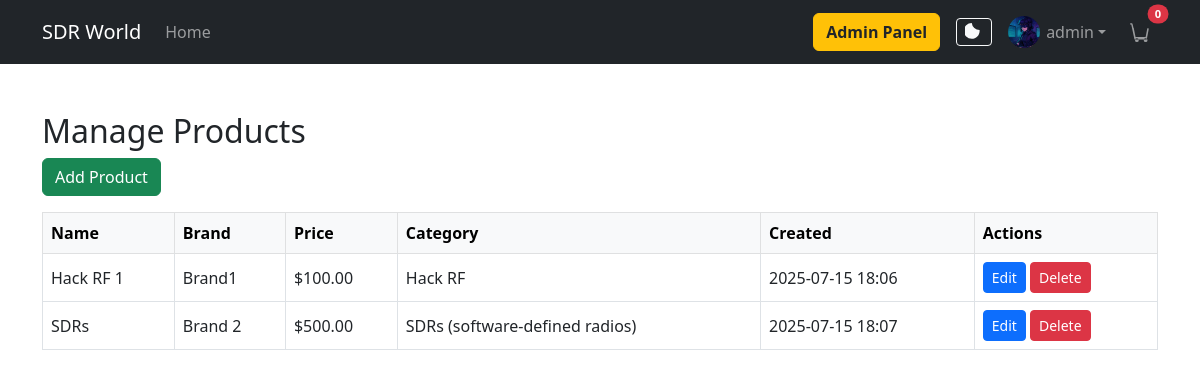
The page /adminpanel/products/ (signed in) on the database as committed earlier.
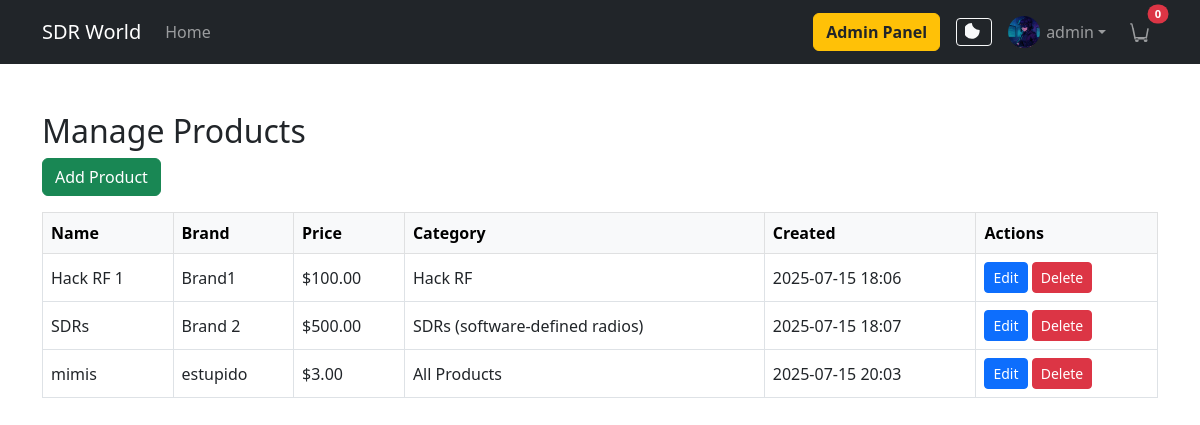
The same page on the database as committed later.
### accounts/models.py (models this page shows, shortened)
class UserProfile(models.Model):
    user = models.OneToOneField(User, on_delete=models.CASCADE)
    address = models.CharField(max_length=255, blank=True)
    phone = models.CharField(max_length=20, blank=True)
    avatar = models.ImageField(upload_to='avatars/', blank=True, null=True)

### products/models.py (models this page shows, shortened)
class Product(models.Model):
    name = models.CharField(max_length=200)
    brand = models.CharField(max_length=100)
    price = models.DecimalField(max_digits=10, decimal_places=2)
    description = models.TextField()
    image = models.ImageField(upload_to='products/')
    category = models.ForeignKey(Category, related_name='products', on_delete=models.CASCADE)
    created_at = models.DateTimeField(auto_now_add=True)

class Category(models.Model):
    name = models.CharField(max_length=100, unique=True)
    slug = models.SlugField(max_length=120, unique=True)
    parent = models.ForeignKey('self', null=True, blank=True, related_name='subcategories', on_delete=models.CASCADE)
    class Meta:
        verbose_name_plural = 'Categories'
    def __str__(self):
        return self.name

### adminpanel/views.py (the view)
# urls.py: path('products/', views.product_crud, name='product_crud'),
@user_passes_test(is_admin_or_editor)
def product_crud(request):
    products = Product.objects.all()
    form = ProductForm()
    categories = Category.objects.all()
    return render(request, 'adminpanel/product_crud.html', {'products': products, 'form': form, 'categories': categories})

### adminpanel/views.py (called while the page is built)
def is_admin_or_editor(user):
    return user.is_staff or user.is_superuser

### cart/context_processors.py (called while the page is built)
def cart_count(request):
    if request.user.is_authenticated:
        return {'cart_count': CartItem.objects.filter(user=request.user).count()}
    return {'cart_count': 0}

### templates/adminpanel/product_crud.html (shortened to what this page needs)
{% extends 'base.html' %}
{% load crispy_forms_tags %}
{% block content %}
<div class="container mt-5">
    <h2>Manage Products</h2>
    <button class="btn btn-success mb-3" data-bs-toggle="modal" data-bs-target="#addProductModal">Add Product</button>
    <table class="table table-bordered align-middle" id="products-table">
        <thead class="table-light">
            <tr>
                <th>Name</th>
                <th>Brand</th>
                <th>Price</th>
                <th>Category</th>
                <th>Created</th>
                <th>Actions</th>
            </tr>
        </thead>
        <tbody>
            {% for product in products %}
            <tr data-product-id="{{ product.id }}">
                <td class="prod-name">{{ product.name }}</td>
                <td class="prod-brand">{{ product.brand }}</td>
                <td class="prod-price">${{ product.price }}</td>
                <td class="prod-category">{{ product.category.name }}</td>
                <td>{{ product.created_at|date:"Y-m-d H:i" }}</td>
                <td>
                    <button class="btn btn-sm btn-primary edit-product-btn" data-id="{{ product.id }}" data-name="{{ product.name }}" data-brand="{{ product.brand }}" data-price="{{ product.price }}" data-category="{{ product.category.id }}" data-description="{{ product.description|escapejs }}">Edit</button>
                    <button class="btn btn-sm btn-danger delete-product-btn" data-id="{{ product.id }}" data-name="{{ product.name }}">Delete</button>
                </td>
            </tr>
            {% endfor %}
        </tbody>
    </table>
</div>
{% endblock %}

### templates/base.html (shortened to what this page needs)
<!DOCTYPE html>
<html lang="en">
<head>
    <link href="https://cdn.jsdelivr.net/npm/bootstrap@5.3.0/dist/css/bootstrap.min.css" rel="stylesheet">
</head>
<body>
    <nav class="navbar navbar-expand-lg navbar-dark bg-dark mb-4">
        <div class="container">
            <a class="navbar-brand" href="/">SDR World</a>
            <div class="collapse navbar-collapse" id="navbarNav">
                <ul class="navbar-nav me-auto mb-2 mb-lg-0">
                    <li class="nav-item"><a class="nav-link" href="/">Home</a></li>
                </ul>
                <ul class="navbar-nav mb-2 mb-lg-0 align-items-center w-100 justify-content-end">
                    {% if user.is_authenticated %}
                        {% if user.is_staff or user.is_superuser %}
                            <li class="nav-item mb-2 mb-lg-0">
                                <a class="btn btn-warning" href="{% url 'admin_dashboard' %}" style="color: #212529; font-weight: 600;">Admin Panel</a>
                            </li>
                        {% endif %}
                    {% endif %}
                    <li class="nav-item ms-3 me-2 mb-2 mb-lg-0">
                        <button id="darkModeToggle" class="btn btn-outline-light btn-sm" title="Toggle dark mode" style="display: flex; align-items: center; justify-content: center;">
                            <svg id="darkModeIcon" xmlns="http://www.w3.org/2000/svg" width="18" height="18" fill="currentColor" class="bi bi-moon" viewBox="0 0 16 16">
                                <path d="M6 0a7 7 0 0 0 0 14c3.866 0 7-3.134 7-7 0-.265-.015-.527-.045-.785A6.978 6.978 0 0 1 6 0z"/>
                            </svg>
                        </button>
                    </li>
                    {% if user.is_authenticated %}
                        <li class="nav-item dropdown mb-2 mb-lg-0">
                            <a class="nav-link dropdown-toggle d-flex align-items-center" href="#" id="navbarDropdown" role="button" data-bs-toggle="dropdown" aria-expanded="false">
                                {% if user.userprofile.avatar and user.userprofile.avatar.name %}
                                    <img src="{{ user.userprofile.avatar.url }}" class="navbar-avatar" alt="avatar">
                                {% else %}
                                    <img src="https://ui-avatars.com/api/?name={{ user.username|urlencode }}&size=32" class="navbar-avatar" alt="avatar">
                                {% endif %}
                                {{ user.username }}
                            </a>
                        </li>
                        <li class="nav-item ms-2 mb-2 mb-lg-0">
                            <a class="nav-link d-flex align-items-center position-relative justify-content-center" href="{% url 'cart_view' %}">
                                <span id="cart-count-badge" class="position-absolute top-0 start-100 translate-middle badge rounded-pill bg-danger" style="font-size: 0.7rem; min-width: 18px;">{{ cart_count }}</span>
                            </a>
                        </li>
                    {% endif %}
                </ul>
            </div>
        </div>
    </nav>
    {% block content %}{% endblock %}
</body>
</html>

### templates/base.html (style rules this page uses)
.navbar-avatar { width: 32px; height: 32px; object-fit: cover; border-radius: 50%; margin-right: 6px; }

Rows that differ between the two databases and show on the page:
added Product: name "mimis", brand "estupido", price "3.00", category.name "All Products", created_at "2025-07-15 20:03"
